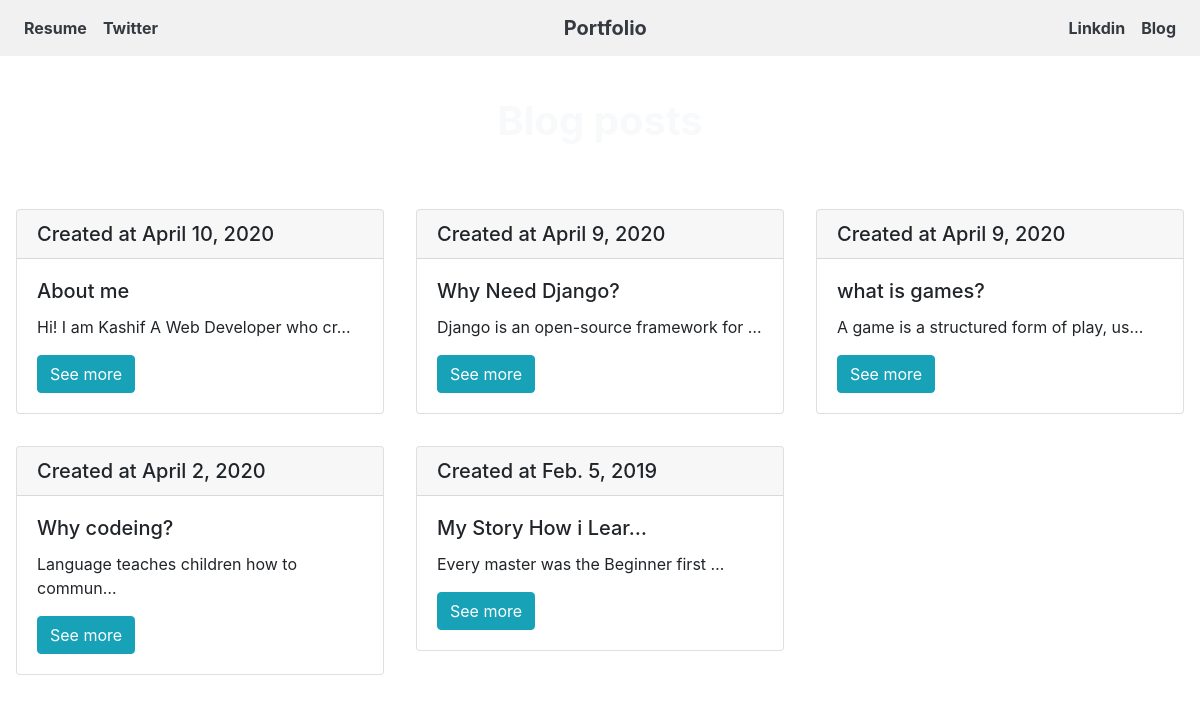
Screenshot of /blog/ with the database file from the repository.
### blog/models.py (models this page shows)
class Post(models.Model):
    title = models.CharField(max_length=200)
    date  = models.DateField()
    description = models.TextField()

### blog/views.py (the view)
# urls.py: path('',views.all_blogs , name="all_blogs"),
def all_blogs(request):
    posts = Post.objects.order_by('-date')[:5]
    return render(request,'blog/all_blogs.html',{'posts':posts})

### blog/templates/blog/all_blogs.html
{% extends 'portfolio/base.html' %}
{% block content %}
<h1 class="display-5 font-weight-bold mt-5 mb-5 text-center text-light">Blog posts</h1>
<div class="row" >
    {% for post in posts %}
    <div class="col-12 col-sm-4 col-md-4 col-xl-4 col-lg-4 p-3" data-aos="fade-down"
		data-aos-easing="linear" data-aos-duration="1500" data-aos-duration="2000"  >
        <div class="card">
        <h5 class="card-header">Created at {{post.date}}</h5>
        <div class="card-body">
            <h5 class="card-title">{{post.title | truncatechars:20 }}</h5>
            <p class="card-text">{{post.description| truncatechars:40 }}</p>
            <a href="{% url 'blog:detail' post.id %}" class="btn btn-info">See more</a>
        </div>
    </div>
    </div>
     {% endfor %}
</div>
{% endblock content %}

### portfolio/templates/portfolio/base.html (shortened to what this page needs)
<!DOCTYPE html>
{% load static %}
<html lang="en">
<head>
    <link href="https://unpkg.com/aos@2.3.1/dist/aos.css" rel="stylesheet">
    <link rel="stylesheet" href="{% static 'portfolio/bootstrap.min.css' %} ">
    <link rel="stylesheet" href="{% static 'portfolio/style.css' %}">
</head>
<body>
    <div class="container-fluid">
        <div class="row no-gutters">
            <div class="mb-5 col-12 col-md-12 col-sm-12 col-lg-12 col-xl-12">
                <nav class="navbar navbar-expand-md navbar-light bg-info fixed-top" style="background-color:#f1f1f1 !important;" >
                    <div class="collapse navbar-collapse" id="nav" >
                        <ul class="navbar-nav mr-auto">
                            <li class="nav-item" ><a target="_blank" class="text-dark nav-link font-weight-bold" href="{% static 'portfolio/Resume.pdf' %}" >Resume</a></li>
                            <li class="nav-item text-dark" ><a target="_blank" class="text-dark nav-link font-weight-bold" href="https://twitter.com/naqvishah582" >Twitter</a></li>
                        </ul>
                        <ul class="navbar-nav text-center ">
                            <li class="nav-item text-dark" >
                                <a href="/" class="navbar-brand text-dark font-weight-bold nav-link ">Portfolio</a>
                            </li>
                        </ul>
                        <ul class="navbar-nav ml-auto" >
                            <li class="nav-item text-dark" ><a target="_blank" class="text-dark nav-link font-weight-bold" href="https://www.linkedin.com/in/syed-kashif-8b48a015b/" >Linkdin</a></li>
                            <li class="nav-item text-dark" ><a target="_blank" class="text-dark nav-link font-weight-bold" href="{% url 'blog:all_blogs' %}" >Blog</a></li>
                        </ul>
                    </div>
                </nav>
            </div>
        </div>
        {% block content  %}{% endblock content %}
    </div>
</body>
</html>

### rows the page displays
Post: date "April 10, 2020", title "About me", description "Hi! I am Kashif A Web Developer who cr…"
Post: date "April 9, 2020", title "Why Need Django?", description "Django is an open-source framework for …"
Post: date "April 9, 2020", title "what is games?", description "A game is a structured form of play, us…"
Post: date "April 2, 2020", title "Why codeing?", description "Language teaches children how to commun…"
Post: date "Feb. 5, 2019", title "My Story How i Lear…", description "Every master was the Beginner first …"
